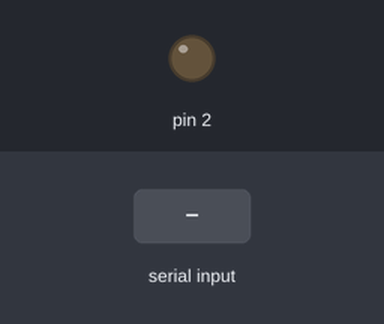
Simulated run of this sketch. Board: Arduino Uno, built with avr-gcc and run on an emulated ATmega328P. On the bench: output pins drawn as LEDs (lit = HIGH). The inputs (shaded band) are chosen by the test bench.

Above: at 1.2 s.
1.3 s: "Hello World" received over Serial
At 2.6 s:
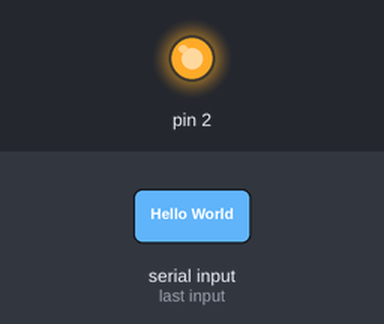
Timing chart, 0 to 13.8 s (numbered marks = the images above; inputs shaded):
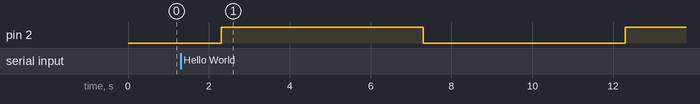

Measured:
- after the input at 1.3 s, pin 2: LOW → HIGH after 1.0 s, → LOW 5.0 s later, → HIGH 5.0 s later

The sketch:

testConnect.ino
```cpp
//Arduino IDE C/C++
void setup()
{
  Serial.begin(115200);
  pinMode(2, OUTPUT);
}

void loop()
{
  if(Serial.available() > 0)
  {
    String incomming = Serial.readString();
    if(incomming == "Hello World")
    {
      digitalWrite(2, HIGH);
      delay(5000);
      digitalWrite(2, LOW);
      delay(5000);
      digitalWrite(2, HIGH);
    }
  }
}
```
